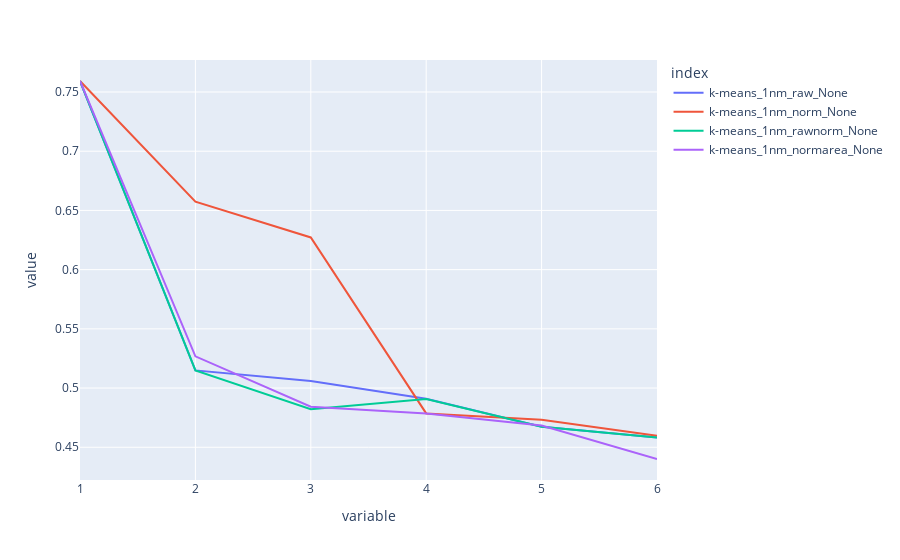

The code cell stored with this chart in its notebook:
### Markdown cell above
# Testing the input features
Checking if the input should be raw, normalized, a combination of both or with 'area' parameter

### Code cell
fig = plot_clustering_results('../data/', [1], ['raw', 'norm', ['raw', 'norm'], ['norm', 'area'], ['raw', 'area']], [None], ['k-means'])
fig

### Figure 1 — Plotly figure (JSON) as saved in the notebook; plotly's stock layout.template omitted (floating-point values rounded to 4 significant figures)
{"data": [{"hovertemplate": "index=k-means_1nm_raw_None<br>variable=%{x}<br>value=%{y}<extra></extra>", "legendgroup": "k-means_1nm_raw_None", "line": {"color": "#636efa", "dash": "solid"}, "mode": "lines", "name": "k-means_1nm_raw_None", "orientation": "v", "showlegend": true, "type": "scatter", "x": ["1", "2", "3", "4", "5", "6"], "xaxis": "x", "y": [0.7593, 0.5149, 0.506, 0.491, 0.4674, 0.4582], "yaxis": "y"}, {"hovertemplate": "index=k-means_1nm_norm_None<br>variable=%{x}<br>value=%{y}<extra></extra>", "legendgroup": "k-means_1nm_norm_None", "line": {"color": "#EF553B", "dash": "solid"}, "mode": "lines", "name": "k-means_1nm_norm_None", "orientation": "v", "showlegend": true, "type": "scatter", "x": ["1", "2", "3", "4", "5", "6"], "xaxis": "x", "y": [0.7593, 0.6574, 0.6272, 0.4786, 0.4732, 0.4597], "yaxis": "y"}, {"hovertemplate": "index=k-means_1nm_rawnorm_None<br>variable=%{x}<br>value=%{y}<extra></extra>", "legendgroup": "k-means_1nm_rawnorm_None", "line": {"color": "#00cc96", "dash": "solid"}, "mode": "lines", "name": "k-means_1nm_rawnorm_None", "orientation": "v", "showlegend": true, "type": "scatter", "x": ["1", "2", "3", "4", "5", "6"], "xaxis": "x", "y": [0.7593, 0.5149, 0.4821, 0.4907, 0.4674, 0.4582], "yaxis": "y"}, {"hovertemplate": "index=k-means_1nm_normarea_None<br>variable=%{x}<br>value=%{y}<extra></extra>", "legendgroup": "k-means_1nm_normarea_None", "line": {"color": "#ab63fa", "dash": "solid"}, "mode": "lines", "name": "k-means_1nm_normarea_None", "orientation": "v", "showlegend": true, "type": "scatter", "x": ["1", "2", "3", "4", "5", "6"], "xaxis": "x", "y": [0.7593, 0.5268, 0.4842, 0.4786, 0.4683, 0.4401], "yaxis": "y"}], "layout": {"autosize": true, "legend": {"title": {"text": "index"}, "tracegroupgap": 0}, "margin": {"t": 60}, "xaxis": {"anchor": "y", "autorange": true, "domain": [0, 1], "range": [0, 5], "title": {"text": "variable"}, "type": "category"}, "yaxis": {"anchor": "x", "autorange": true, "domain": [0, 1], "range": [0.4224, 0.777], "title": {"text": "value"}, "type": "linear"}}}
